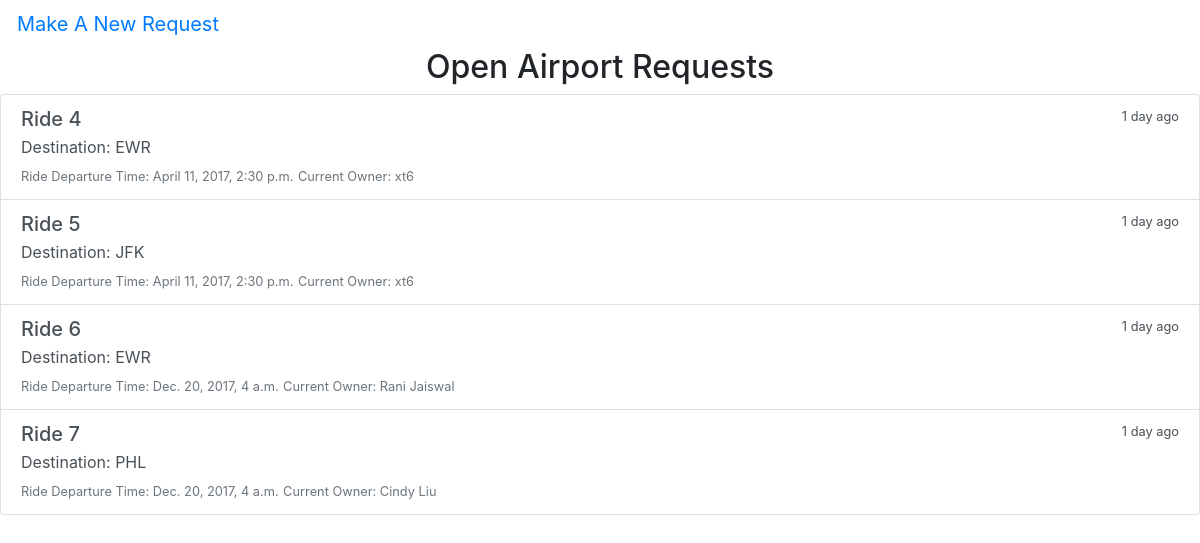
/airport/open/, run on an earlier commit of the app's database.
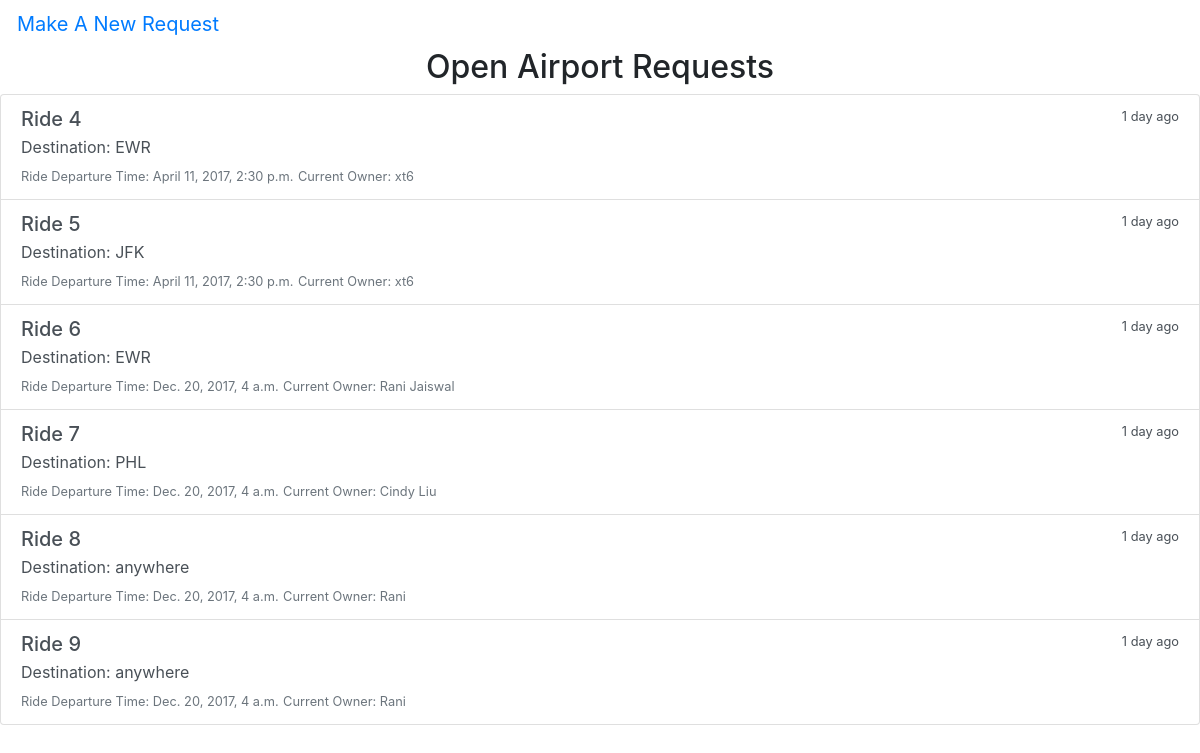
And on a later commit of the database.
### app/models.py (models this page shows, shortened)
class Rides(models.Model):
    DESTINATIONS = (
        ('EWR', 'EWR'),
        ('JFK', 'JFK'),
        ('LGA', 'LGA'),
        ('PHL', 'PHL'),
        ('PTON', 'Princeton'),
    )
    start_destination = models.CharField(max_length=100, choices = DESTINATIONS)
    end_destination = models.CharField(max_length=100, choices = DESTINATIONS)
    date_time = models.DateTimeField('Date and time')
    req_date_time = models.DateTimeField(auto_now_add=True)
    usrs = models.ManyToManyField('Users')
    seats = models.IntegerField(default=0)
    owner = models.CharField(max_length=200)

### app/views.py (the view)
# urls.py: url(r'airport/open/$', views.open_airport, name='open_airport'),
def open_airport(request):
	context = {
		'Title': 'Open Airport Requests',
		'rides': Rides.objects.all()
	}
	return render(request, 'app/open_req_list.html', context)

### app/templates/app/open_req_list.html (shortened to what this page needs)
<!DOCTYPE html>
<html>
<head>
<link rel="stylesheet" href="https://maxcdn.bootstrapcdn.com/bootstrap/4.0.0-alpha.6/css/bootstrap.min.css">
</head>
<body>
<a href="/airport/open/new" class="btn btn-outline btn-lg"> <span class="network-name">Make A New Request</span></a>
  <div class="list-group">
  <h2 align="center">{{Title}}</h1>
    <div class= "d-flex flex-column justify-content-center">
      {% for ride in rides %}
      <a href="/airport/open/select" class="list-group-item list-group-item-action flex-column align-items-start">
        <div class="d-flex w-100 justify-content-between">
          <h5 class="mb-1">Ride {{ride.id}}</h5>
          <small>1 day ago</small>
        </div>
        <p class="mb-1">Destination: {{ ride.end_destination}} </p>
        <small class="text-muted">Ride Departure Time: {{ ride.date_time}}</small>
        <small class="text-muted">Current Owner: {{ride.owner}} </small>
      </a>
      {% endfor %}
    </div>
  </div>
<body>
</html>

What changed in the data, as far as the page shows it:
added Rides: id "8", end_destination "anywhere", date_time "Dec. 20, 2017, 4 a.m.", owner "Rani"
added Rides: id "9", end_destination "anywhere", date_time "Dec. 20, 2017, 4 a.m.", owner "Rani"
